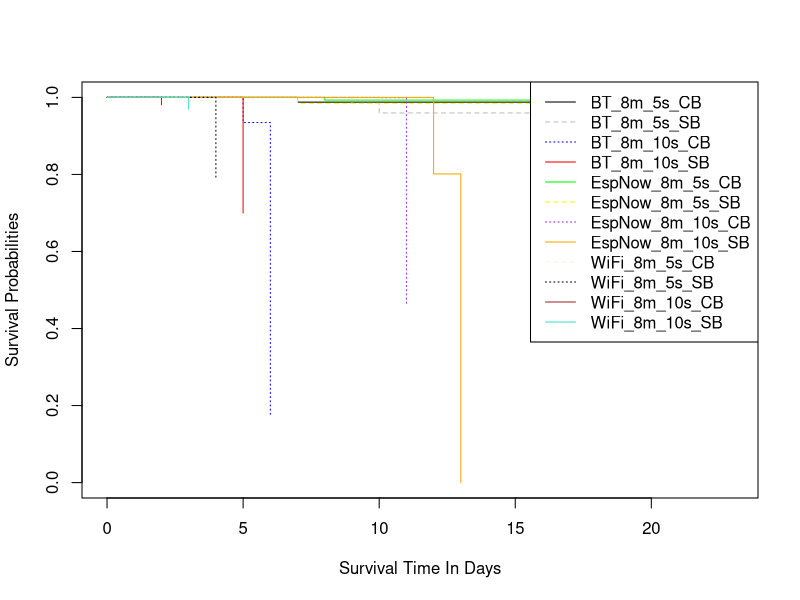
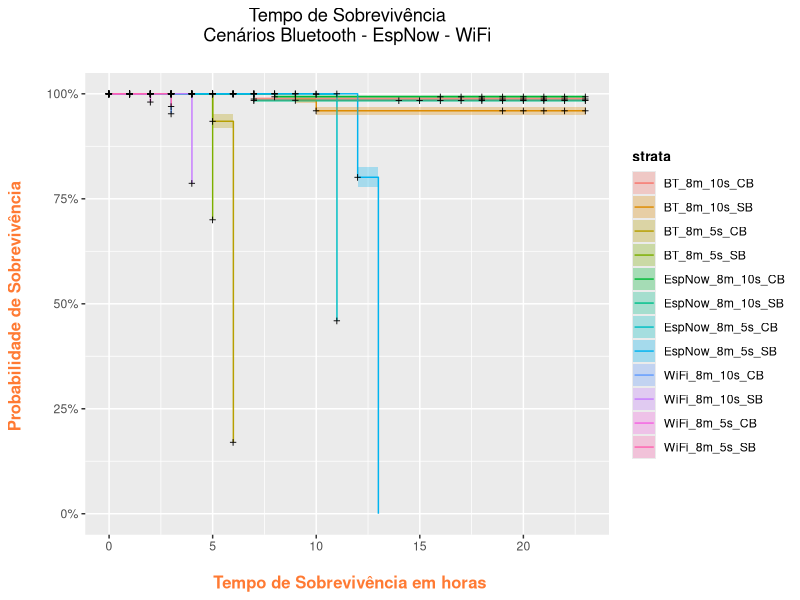
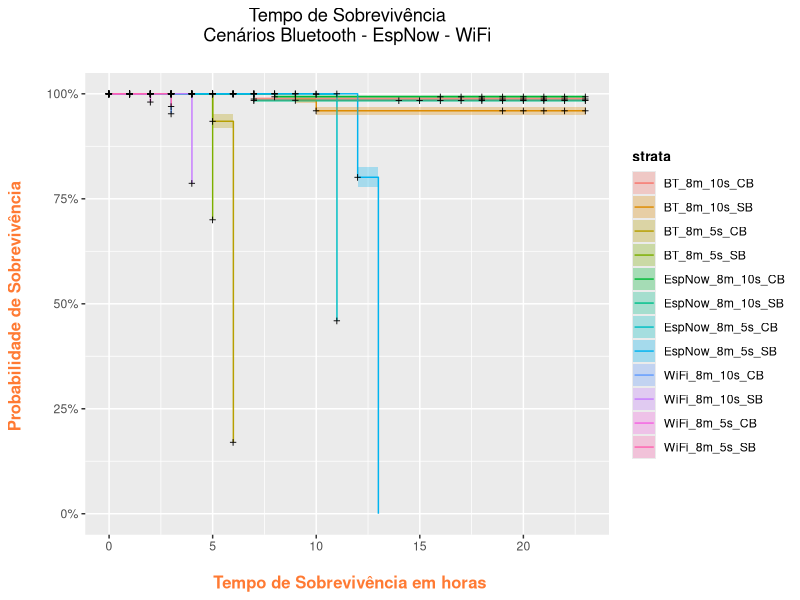

Write the R code that produced these figures, in order.
library(readxl)
planilha_BT_8m_5s_CB <- read_excel("planilha BT 8m 5s CB.xlsx")
planilha_BT_8m_5s_SB <- read_excel("planilha BT 8m 5s SB.xlsx")
planilha_BT_8m_10s_CB <- read_excel("planilha BT 8m 10s CB.xlsx")
planilha_BT_8m_10s_SB <- read_excel("planilha BT 8m 10s SB.xlsx")
planilha_EspNow_8m_5s_CB <- read_excel("planilha EspNow 8m 5s CB.xlsx")
planilha_EspNow_8m_5s_SB <- read_excel("planilha EspNow 8m 5s SB.xlsx")
planilha_EspNow_8m_10s_CB <- read_excel("planilha EspNow 8m 10s CB.xlsx")
planilha_EspNow_8m_10s_SB <- read_excel("planilha EspNow 8m 10s SB.xlsx")
planilha_WiFi_8m_5s_CB <- read_excel("planilha WiFi 8m 5s CB.xlsx")
planilha_WiFi_8m_5s_SB <- read_excel("planilha WiFi 8m 5s SB.xlsx")
planilha_WiFi_8m_10s_CB <- read_excel("planilha WiFi 8m 10s CB.xlsx")
planilha_WiFi_8m_10s_SB <- read_excel("planilha WiFi 8m 10s SB.xlsx")

View(planilha_BT_8m_5s_CB)
View(planilha_BT_8m_5s_SB)
View(planilha_BT_8m_10s_CB)
View(planilha_BT_8m_10s_SB)
View(planilha_EspNow_8m_5s_CB)
View(planilha_EspNow_8m_5s_SB)
View(planilha_EspNow_8m_10s_CB)
View(planilha_EspNow_8m_10s_SB)
View(planilha_WiFi_8m_5s_CB)
View(planilha_WiFi_8m_5s_SB)
View(planilha_WiFi_8m_10s_CB)
View(planilha_WiFi_8m_10s_SB)

require(lubridate)
planilha_BT_8m_5s_CB$t<-hour(planilha_BT_8m_5s_CB$Column1)
planilha_BT_8m_5s_CB$status<-ifelse(planilha_BT_8m_5s_CB$Column9<=2.8,1,0)

planilha_BT_8m_5s_SB$t<-hour(planilha_BT_8m_5s_SB$Column1)
planilha_BT_8m_5s_SB$status<-ifelse(planilha_BT_8m_5s_SB$Column9<=2.8,1,0)

planilha_BT_8m_10s_CB$t<-hour(planilha_BT_8m_10s_CB$Column1)
planilha_BT_8m_10s_CB$status<-ifelse(planilha_BT_8m_10s_CB$Column9<=2.8,1,0)

planilha_BT_8m_10s_SB$t<-hour(planilha_BT_8m_10s_SB$Column1)
planilha_BT_8m_10s_SB$status<-ifelse(planilha_BT_8m_10s_SB$Column9<=2.8,1,0)

planilha_EspNow_8m_5s_CB$t<-hour(planilha_EspNow_8m_5s_CB$Column1)
planilha_EspNow_8m_5s_CB$status<-ifelse(planilha_EspNow_8m_5s_CB$Column9<=2.8,1,0)

planilha_EspNow_8m_5s_SB$t<-hour(planilha_EspNow_8m_5s_SB$Column1)
planilha_EspNow_8m_5s_SB$status<-ifelse(planilha_EspNow_8m_5s_SB$Column9<=2.8,1,0)

planilha_EspNow_8m_10s_CB$t<-hour(planilha_EspNow_8m_10s_CB$Column1)
planilha_EspNow_8m_10s_CB$status<-ifelse(planilha_EspNow_8m_10s_CB$Column9<=2.8,1,0)

planilha_EspNow_8m_10s_SB$t<-hour(planilha_EspNow_8m_10s_SB$Column1)
planilha_EspNow_8m_10s_SB$status<-ifelse(planilha_EspNow_8m_10s_SB$Column9<=2.8,1,0)

planilha_WiFi_8m_5s_CB$t<-hour(planilha_WiFi_8m_5s_CB$Column1)
planilha_WiFi_8m_5s_CB$status<-ifelse(planilha_WiFi_8m_5s_CB$Column9<=2.8,1,0)

planilha_WiFi_8m_5s_SB$t<-hour(planilha_WiFi_8m_5s_SB$Column1)
planilha_WiFi_8m_5s_SB$status<-ifelse(planilha_WiFi_8m_5s_SB$Column9<=2.8,1,0)

planilha_WiFi_8m_10s_CB$t<-hour(planilha_WiFi_8m_10s_CB$Column1)
planilha_WiFi_8m_10s_CB$status<-ifelse(planilha_WiFi_8m_10s_CB$Column9<=2.8,1,0)

planilha_WiFi_8m_10s_SB$t<-hour(planilha_WiFi_8m_10s_SB$Column1)
planilha_WiFi_8m_10s_SB$status<-ifelse(planilha_WiFi_8m_10s_SB$Column9<=2.8,1,0)

planilha_WiFi_8m_5s_CB$t<-hour(planilha_WiFi_8m_5s_CB$Column1)
planilha_WiFi_8m_5s_CB$status<-ifelse(planilha_WiFi_8m_5s_CB$Column9<=2.8,1,0)

dadosBT_8m_5s_CB<-planilha_BT_8m_5s_CB[,9:10]
dadosBT_8m_5s_CB$Grupo="BT_8m_5s_CB"
dadosBT_8m_5s_CB$t0=min(dadosBT_8m_5s_CB$t)
dadosBT_8m_5s_CB$survt<-dadosBT_8m_5s_CB$t-dadosBT_8m_5s_CB$t0

dadosBT_8m_5s_SB<-planilha_BT_8m_5s_SB[,9:10]
dadosBT_8m_5s_SB$Grupo="BT_8m_5s_SB"
dadosBT_8m_5s_SB$t0=min(dadosBT_8m_5s_SB$t)
dadosBT_8m_5s_SB$survt<-dadosBT_8m_5s_SB$t-dadosBT_8m_5s_SB$t0

dadosBT_8m_10s_CB<-planilha_BT_8m_10s_CB[,9:10]
dadosBT_8m_10s_CB$Grupo="BT_8m_10s_CB"
dadosBT_8m_10s_CB$t0=min(dadosBT_8m_10s_CB$t)
dadosBT_8m_10s_CB$survt<-dadosBT_8m_10s_CB$t-dadosBT_8m_10s_CB$t0

dadosBT_8m_10s_SB<-planilha_BT_8m_10s_SB[,9:10]
dadosBT_8m_10s_SB$Grupo="BT_8m_10s_SB"
dadosBT_8m_10s_SB$t0=min(dadosBT_8m_10s_SB$t)
dadosBT_8m_10s_SB$survt<-dadosBT_8m_10s_SB$t-dadosBT_8m_10s_SB$t0

dadosEspNow_8m_5s_CB<-planilha_EspNow_8m_5s_CB[,9:10]
dadosEspNow_8m_5s_CB$Grupo="EspNow_8m_5s_CB"
dadosEspNow_8m_5s_CB$t0=min(dadosEspNow_8m_5s_CB$t)
dadosEspNow_8m_5s_CB$survt<-dadosEspNow_8m_5s_CB$t-dadosEspNow_8m_5s_CB$t0

dadosEspNow_8m_5s_SB<-planilha_EspNow_8m_5s_SB[,9:10]
dadosEspNow_8m_5s_SB$Grupo="EspNow_8m_5s_SB"
dadosEspNow_8m_5s_SB$t0=min(dadosEspNow_8m_5s_SB$t)
dadosEspNow_8m_5s_SB$survt<-dadosEspNow_8m_5s_SB$t-dadosEspNow_8m_5s_SB$t0

dadosEspNow_8m_10s_CB<-planilha_EspNow_8m_10s_CB[,9:10]
dadosEspNow_8m_10s_CB$Grupo="EspNow_8m_10s_CB"
dadosEspNow_8m_10s_CB$t0=min(dadosEspNow_8m_10s_CB$t)
dadosEspNow_8m_10s_CB$survt<-dadosEspNow_8m_10s_CB$t-dadosEspNow_8m_10s_CB$t0

dadosEspNow_8m_10s_SB<-planilha_EspNow_8m_10s_SB[,9:10]
dadosEspNow_8m_10s_SB$Grupo="EspNow_8m_10s_SB"
dadosEspNow_8m_10s_SB$t0=min(dadosEspNow_8m_10s_SB$t)
dadosEspNow_8m_10s_SB$survt<-dadosEspNow_8m_10s_SB$t-dadosEspNow_8m_10s_SB$t0

dadosWiFi_8m_5s_CB<-planilha_WiFi_8m_5s_CB[,9:10]
dadosWiFi_8m_5s_CB$Grupo="WiFi_8m_5s_CB"
dadosWiFi_8m_5s_CB$t0=min(dadosWiFi_8m_5s_CB$t)
dadosWiFi_8m_5s_CB$survt<-dadosWiFi_8m_5s_CB$t-dadosWiFi_8m_5s_CB$t0

dadosWiFi_8m_5s_SB<-planilha_WiFi_8m_5s_SB[,9:10]
dadosWiFi_8m_5s_SB$Grupo="WiFi_8m_5s_SB"
dadosWiFi_8m_5s_SB$t0=min(dadosWiFi_8m_5s_SB$t)
dadosWiFi_8m_5s_SB$survt<-dadosWiFi_8m_5s_SB$t-dadosWiFi_8m_5s_SB$t0

dadosWiFi_8m_10s_CB<-planilha_WiFi_8m_10s_CB[,9:10]
dadosWiFi_8m_10s_CB$Grupo="WiFi_8m_10s_CB"
dadosWiFi_8m_10s_CB$t0=min(dadosWiFi_8m_10s_CB$t)
dadosWiFi_8m_10s_CB$survt<-dadosWiFi_8m_10s_CB$t-dadosWiFi_8m_10s_CB$t0

dadosWiFi_8m_10s_SB<-planilha_WiFi_8m_10s_SB[,9:10]
dadosWiFi_8m_10s_SB$Grupo="WiFi_8m_10s_SB"
dadosWiFi_8m_10s_SB$t0=min(dadosWiFi_8m_10s_SB$t)
dadosWiFi_8m_10s_SB$survt<-dadosWiFi_8m_10s_SB$t-dadosWiFi_8m_10s_SB$t0

dados_8m_5m_5s_10s<-rbind.data.frame(dadosBT_8m_5s_CB, dadosBT_8m_5s_SB, dadosBT_8m_10s_CB, dadosBT_8m_10s_SB, dadosEspNow_8m_5s_CB, dadosEspNow_8m_5s_SB, dadosEspNow_8m_10s_CB, dadosEspNow_8m_10s_SB, dadosWiFi_8m_5s_CB, dadosWiFi_8m_5s_SB, dadosWiFi_8m_10s_CB, dadosWiFi_8m_10s_SB)
dados_8m_5m_5s_10s$Grupo <- as.factor(dados_8m_5m_5s_10s$Grupo)
dados_8m_5m_5s_10s$status <- as.numeric(dados_8m_5m_5s_10s$status)
dados_8m_5m_5s_10s$t <- as.numeric(dados_8m_5m_5s_10s$t)
dados_8m_5m_5s_10s$survt <- as.numeric(dados_8m_5m_5s_10s$survt)



library("survival")
# Survival times until event
Surv(time = dados_8m_5m_5s_10s$survt, event = dados_8m_5m_5s_10s$status == 1)
summary(Surv(time = dados_8m_5m_5s_10s$survt, event = dados_8m_5m_5s_10s$status == 1))

# Surv creates survival object which is the response variable
Y = Surv(dados_8m_5m_5s_10s$survt, dados_8m_5m_5s_10s$status)

# Stratify by Grupo variable:
kmfit = survfit(Y ~ dados_8m_5m_5s_10s$Grupo)

summary(kmfit, times = c(seq(0, 20, by = 1)))
saida<-summary(kmfit, times = c(seq(0, 20, by = 1)))
saida2<-data.frame(saida$time,saida$n.risk,saida$n.event,saida$surv,saida$std.err,
                   saida$lower,saida$upper)

# exportando saida para csv
write.csv(saida2,file="saida.csv")


plot(kmfit, lty = c("solid", "dashed", "dotted", "solid", "solid", "dashed", "dotted", "solid", "dashed", "dotted", "solid", "solid"), col = c("black", "grey", "blue", "red", "green", "yellow", "purple", "orange", "beige", "black", "brown", "turquoise"), xlab = "Survival Time In Days", ylab = "Survival Probabilities")
legend("topright", c("BT_8m_5s_CB", "BT_8m_5s_SB","BT_8m_10s_CB", "BT_8m_10s_SB", "EspNow_8m_5s_CB", "EspNow_8m_5s_SB","EspNow_8m_10s_CB", "EspNow_8m_10s_SB", "WiFi_8m_5s_CB", "WiFi_8m_5s_SB","WiFi_8m_10s_CB", "WiFi_8m_10s_SB" ), lty = c("solid", "dashed", "dotted", "solid", "solid", "dashed", "dotted", "solid", "dashed", "dotted", "solid", "solid"), col = c("black", "grey", "blue", "red", "green", "yellow", "purple", "orange", "beige", "black", "brown", "turquoise"))

#Metodo Log-rank
survdiff(formula = Surv(survt, status) ~ Grupo, data = dados_8m_5m_5s_10s,  rho = 0)

#Metodo Peto
survdiff(formula = Surv(survt, status) ~ Grupo, data = dados_8m_5m_5s_10s,  rho = 1)


library(ggplot2)
library(ggfortify)

model_fit <- survfit(Surv(survt, status) ~ Grupo, data = dados_8m_5m_5s_10s)

autoplot(model_fit) + 
  labs(x = "\n Tempo de Sobrevivência em horas", y = "Probabilidade de Sobrevivência \n", 
       title = "Tempo de Sobrevivência\n Cenários Bluetooth - EspNow - WiFi \n") + 
  theme(plot.title = element_text(hjust = 0.5), 
        axis.title.x = element_text(face="bold", colour="#FF7A33", size = 12),
        axis.title.y = element_text(face="bold", colour="#FF7A33", size = 12),
        legend.title = element_text(face="bold", size = 10))


ggsave("Grafico_KM_Cenarios Bluetooth - EspNow - WiFi.png")
